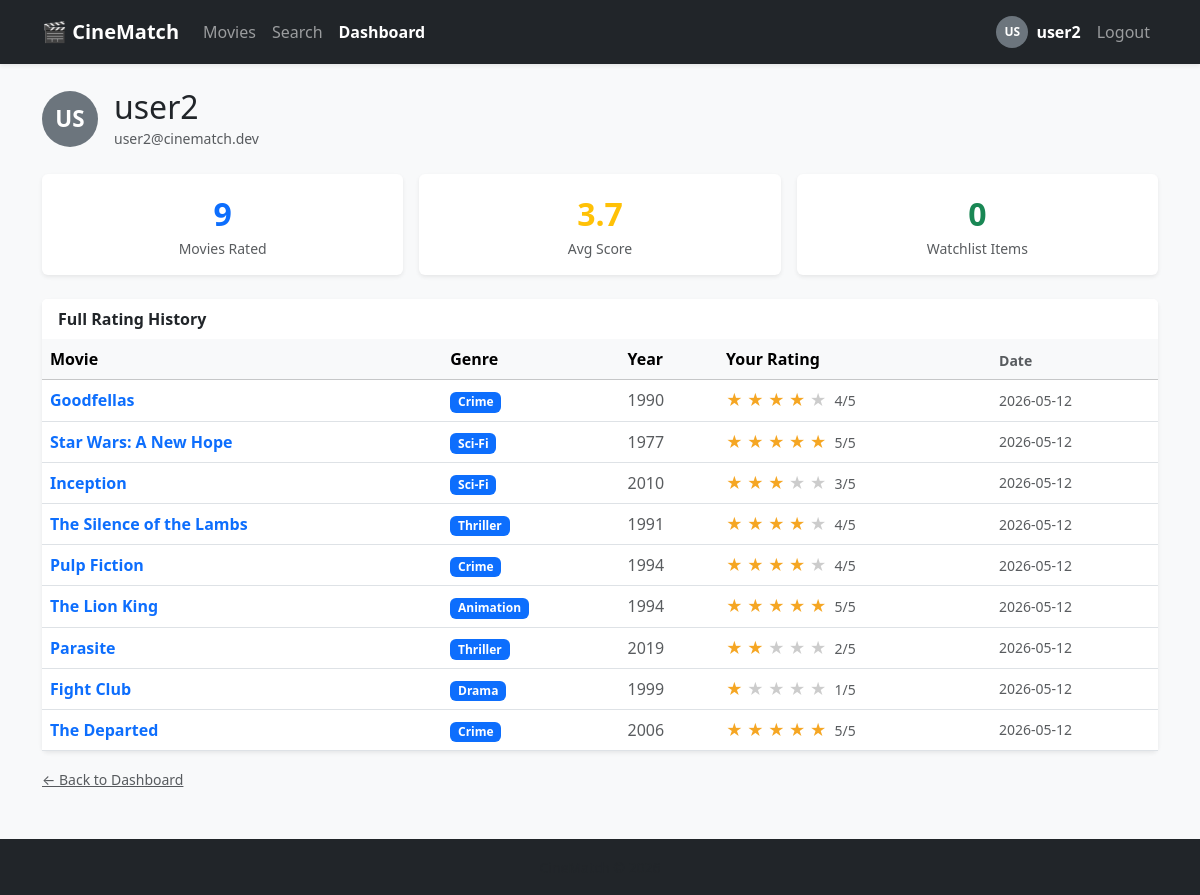
The page /dashboard/profile (signed in) on the database as committed earlier.
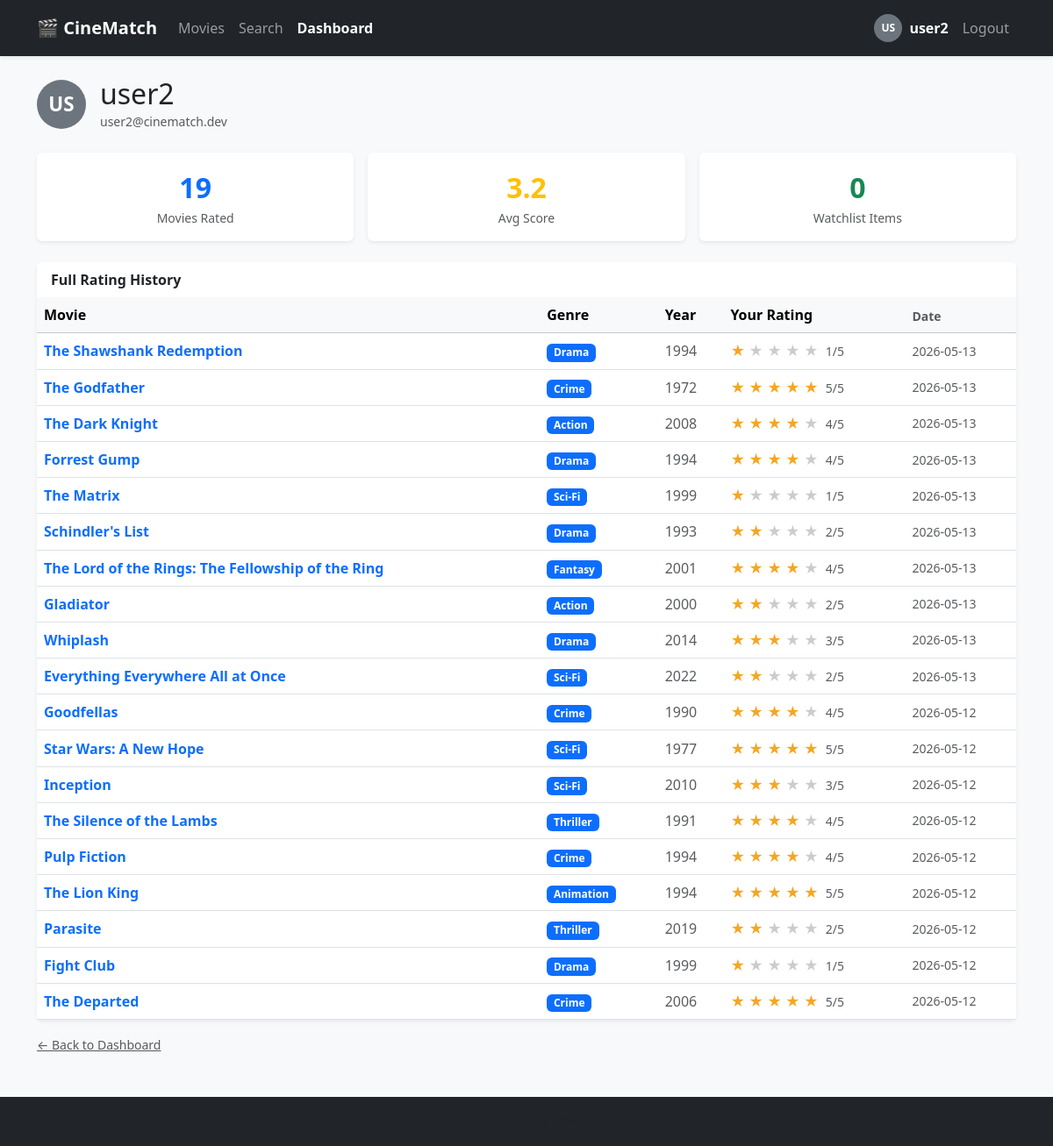
The same page on the database as committed later.
### app/models.py (models this page shows, shortened)
class Rating(db.Model):
    __tablename__ = 'ratings'
    id       = db.Column(db.Integer, primary_key=True)
    user_id  = db.Column(db.Integer, db.ForeignKey('users.id'), nullable=False)
    movie_id = db.Column(db.Integer, db.ForeignKey('movies.id'), nullable=False)
    score    = db.Column(db.Integer, nullable=False)   # 1-5
    rated_at = db.Column(db.DateTime, default=datetime.utcnow)
    __table_args__ = (
        db.UniqueConstraint('user_id', 'movie_id', name='unique_user_movie_rating'),
    )

class Movie(db.Model):
    __tablename__ = 'movies'
    id          = db.Column(db.Integer, primary_key=True)
    title       = db.Column(db.String(200), nullable=False)
    genre       = db.Column(db.String(100))
    year        = db.Column(db.Integer)
    director    = db.Column(db.String(100))
    description = db.Column(db.Text)
    poster_url  = db.Column(db.String(300))
    avg_rating  = db.Column(db.Float, default=0.0)
    ratings         = db.relationship('Rating', backref='movie', lazy=True)
    watchlist_items = db.relationship('Watchlist', backref='movie', lazy=True)
    recommendations = db.relationship('Recommendation', backref='movie', lazy=True)

### app/routes/dashboard.py (the view)
@dashboard_bp.route('/profile')
@login_required
def profile():
    all_ratings = (Rating.query
                   .filter_by(user_id=current_user.id)
                   .order_by(Rating.rated_at.desc())
                   .all())
    watchlist_count = Watchlist.query.filter_by(user_id=current_user.id).count()
    avg_score = None
    if all_ratings:
        avg_score = round(sum(r.score for r in all_ratings) / len(all_ratings), 1)
    return render_template('dashboard/profile.html',
                           all_ratings=all_ratings,
                           watchlist_count=watchlist_count,
                           avg_score=avg_score)

### app/__init__.py (called while the page is built)
@login_manager.user_loader
def load_user(user_id):
    from app.models import User
    return User.query.get(int(user_id))

### app/templates/dashboard/profile.html (shortened to what this page needs)
{% extends 'base.html' %}
{% block content %}
<div class="d-flex align-items-center gap-3 mb-4">
    <div style="width:56px;height:56px;border-radius:50%;background:#6c757d;color:#fff;
                display:flex;align-items:center;justify-content:center;font-size:1.4rem;font-weight:700;">
        {{ current_user.username[:2]|upper }}
    </div>
    <div>
        <h2 class="mb-0">{{ current_user.username }}</h2>
        <small class="text-muted">{{ current_user.email }}</small>
    </div>
</div>
<div class="row g-3 mb-4">
    <div class="col-sm-4">
        <div class="card text-center shadow-sm border-0 py-3">
            <div class="fs-2 fw-bold text-primary">{{ all_ratings|length }}</div>
            <div class="text-muted small">Movies Rated</div>
        </div>
    </div>
    <div class="col-sm-4">
        <div class="card text-center shadow-sm border-0 py-3">
            <div class="fs-2 fw-bold text-warning">
                {% if avg_score %}{{ avg_score }}{% else %}—{% endif %}
            </div>
            <div class="text-muted small">Avg Score</div>
        </div>
    </div>
    <div class="col-sm-4">
        <div class="card text-center shadow-sm border-0 py-3">
            <div class="fs-2 fw-bold text-success">{{ watchlist_count }}</div>
            <div class="text-muted small">Watchlist Items</div>
        </div>
    </div>
</div>
<div class="card shadow-sm border-0">
    <div class="card-header fw-semibold border-0 bg-white">
        Full Rating History
    </div>
    <div class="card-body p-0">
        {% if all_ratings %}
        <div class="table-responsive">
            <table class="table table-hover align-middle mb-0">
                <thead class="table-light">
                    <tr>
                        <th>Movie</th>
                        <th>Genre</th>
                        <th>Year</th>
                        <th>Your Rating</th>
                        <th class="text-muted small">Date</th>
                    </tr>
                </thead>
                <tbody>
                    {% for r in all_ratings %}
                    <tr>
                        <td>
                            <a href="{{ url_for('movies.detail', id=r.movie_id) }}"
                               class="text-decoration-none fw-semibold">
                                {{ r.movie.title }}
                            </a>
                        </td>
                        <td><span class="badge bg-primary">{{ r.movie.genre }}</span></td>
                        <td class="text-muted">{{ r.movie.year }}</td>
                        <td>
                            {% for i in range(1, 6) %}
                                {% if r.score >= i %}
                                <span class="star-on">&#9733;</span>
                                {% else %}
                                <span class="star-off">&#9733;</span>
                                {% endif %}
                            {% endfor %}
                            <span class="text-muted small ms-1">{{ r.score }}/5</span>
                        </td>
                        <td class="text-muted small">{{ r.rated_at.strftime('%Y-%m-%d') }}</td>
                    </tr>
                    {% endfor %}
                </tbody>
            </table>
        </div>
        {% else %}
        <div class="p-4 text-center text-muted">
            <p class="mb-2">No ratings yet.</p>
            <a href="{{ url_for('movies.catalog') }}" class="btn btn-sm btn-primary">Browse Movies</a>
        </div>
        {% endif %}
    </div>
</div>
<div class="mt-3">
    <a href="{{ url_for('dashboard.index') }}" class="text-muted small">&larr; Back to Dashboard</a>
</div>
{% endblock %}

Rows that differ between the two databases and show on the page:
added Rating: movie "The Shawshank Redemption", movie.genre "Drama", movie.year "1994", score "1", rated_at "2026-05-13"
added Rating: movie "The Godfather", movie.genre "Crime", movie.year "1972", score "5", rated_at "2026-05-13"
added Rating: movie "The Dark Knight", movie.genre "Action", movie.year "2008", score "4", rated_at "2026-05-13"
added Rating: movie "Forrest Gump", movie.genre "Drama", movie.year "1994", score "4", rated_at "2026-05-13"
added Rating: movie "The Matrix", movie.genre "Sci-Fi", movie.year "1999", score "1", rated_at "2026-05-13"
added Rating: movie "Schindler's List", movie.genre "Drama", movie.year "1993", score "2", rated_at "2026-05-13"
added Rating: movie "The Lord of the Rings: The Fellowship of the Ring", movie.genre "Fantasy", movie.year "2001", score "4", rated_at "2026-05-13"
added Rating: movie "Gladiator", movie.genre "Action", movie.year "2000", score "2", rated_at "2026-05-13"
added Rating: movie "Whiplash", movie.genre "Drama", movie.year "2014", score "3", rated_at "2026-05-13"
added Rating: movie "Everything Everywhere All at Once", movie.genre "Sci-Fi", movie.year "2022", score "2", rated_at "2026-05-13"
Other text that changed with them:
{{ all_ratings|length }}: "9" → "19"
{{ avg_score }}: "3.7" → "3.2"
